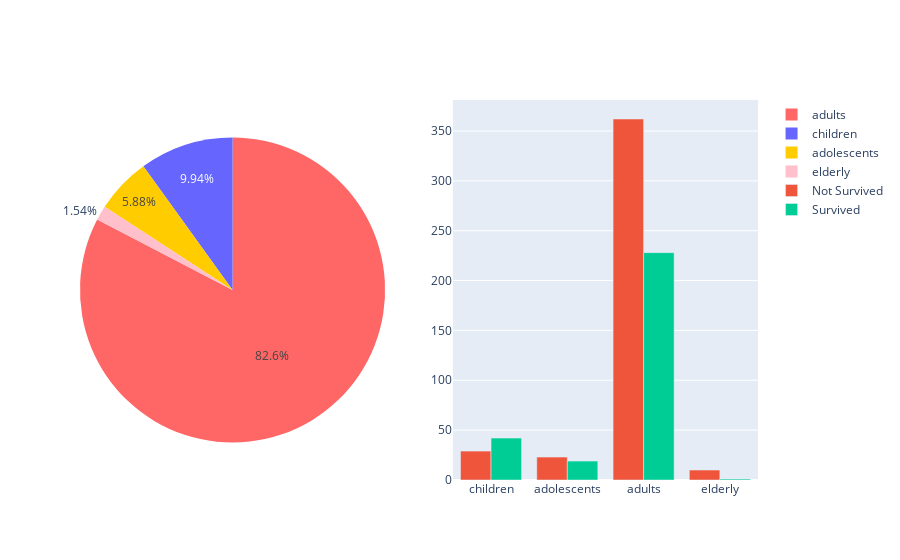

This figure's notebook cell:
### Code cell
fig = make_subplots(rows=1, cols=2, specs=[[{'type': 'pie'}, {'type': 'bar'}]])

# Data for pie chart
Age_counts = df['AgeGroup'].value_counts()
pie = go.Pie(labels=Age_counts.index, values=Age_counts, name='Age Distribution', marker=dict(colors=['#FF6666', '#6666FF','#FFCC00','FFC0CB']))

# Data for bar chart
grouped_data = df.groupby(['AgeGroup', 'Survived']).size().reset_index(name='Count')
bar1 = go.Bar(x=grouped_data[grouped_data['Survived'] == 0]['AgeGroup'], y=grouped_data[grouped_data['Survived'] == 0]['Count'], name='Not Survived')
bar2 = go.Bar(x=grouped_data[grouped_data['Survived'] == 1]['AgeGroup'], y=grouped_data[grouped_data['Survived'] == 1]['Count'], name='Survived')

# Add traces to subplot
fig.add_trace(pie, row=1, col=1)
fig.add_trace(bar1, row=1, col=2)
fig.add_trace(bar2, row=1, col=2)

# Update layout for bar chart to be grouped
fig.update_layout(barmode='group')

# Show the plot"
fig.show()

### Figure 1 — Plotly figure (JSON) as saved in the notebook; plotly's stock layout.template omitted (floating-point values rounded to 4 significant figures)
{"data": [{"domain": {"x": [0, 0.45], "y": [0, 1]}, "labels": ["adults", "children", "adolescents", "elderly"], "marker": {"colors": ["#FF6666", "#6666FF", "#FFCC00", "FFC0CB"]}, "name": "Age Distribution", "type": "pie", "values": [590, 71, 42, 11]}, {"name": "Not Survived", "type": "bar", "x": ["children", "adolescents", "adults", "elderly"], "xaxis": "x", "y": [29, 23, 362, 10], "yaxis": "y"}, {"name": "Survived", "type": "bar", "x": ["children", "adolescents", "adults", "elderly"], "xaxis": "x", "y": [42, 19, 228, 1], "yaxis": "y"}], "layout": {"barmode": "group", "xaxis": {"anchor": "y", "domain": [0.55, 1]}, "yaxis": {"anchor": "x", "domain": [0, 1]}}}
